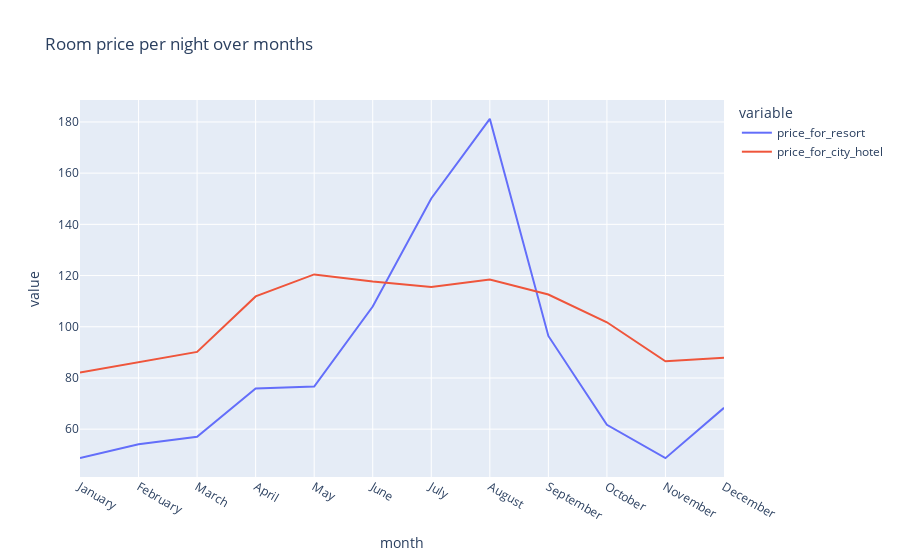

Write notebook code for a chart like this one.
### Code cell
print(final.columns)
px.line(final, x='month', y=['price_for_resort', 'price_for_city_hotel'], title= 'Room price per night over months')

### Figure 1 — Plotly figure (JSON) as saved in the notebook; plotly's stock layout.template omitted (floating-point values rounded to 4 significant figures)
{"data": [{"hovertemplate": "variable=price_for_resort<br>month=%{x}<br>value=%{y}<extra></extra>", "legendgroup": "price_for_resort", "line": {"color": "#636efa", "dash": "solid"}, "marker": {"symbol": "circle"}, "mode": "lines", "name": "price_for_resort", "orientation": "v", "showlegend": true, "type": "scatter", "x": ["January", "February", "March", "April", "May", "June", "July", "August", "September", "October", "November", "December"], "xaxis": "x", "y": [48.71, 54.15, 57.01, 75.87, 76.66, 107.9, 150.1, 181.2, 96.42, 61.73, 48.68, 68.32], "yaxis": "y"}, {"hovertemplate": "variable=price_for_city_hotel<br>month=%{x}<br>value=%{y}<extra></extra>", "legendgroup": "price_for_city_hotel", "line": {"color": "#EF553B", "dash": "solid"}, "marker": {"symbol": "circle"}, "mode": "lines", "name": "price_for_city_hotel", "orientation": "v", "showlegend": true, "type": "scatter", "x": ["January", "February", "March", "April", "May", "June", "July", "August", "September", "October", "November", "December"], "xaxis": "x", "y": [82.16, 86.18, 90.17, 111.9, 120.4, 117.7, 115.6, 118.4, 112.6, 101.7, 86.5, 87.86], "yaxis": "y"}], "layout": {"legend": {"title": {"text": "variable"}, "tracegroupgap": 0}, "title": {"text": "Room price per night over months"}, "xaxis": {"anchor": "y", "domain": [0, 1], "title": {"text": "month"}}, "yaxis": {"anchor": "x", "domain": [0, 1], "title": {"text": "value"}}}}
